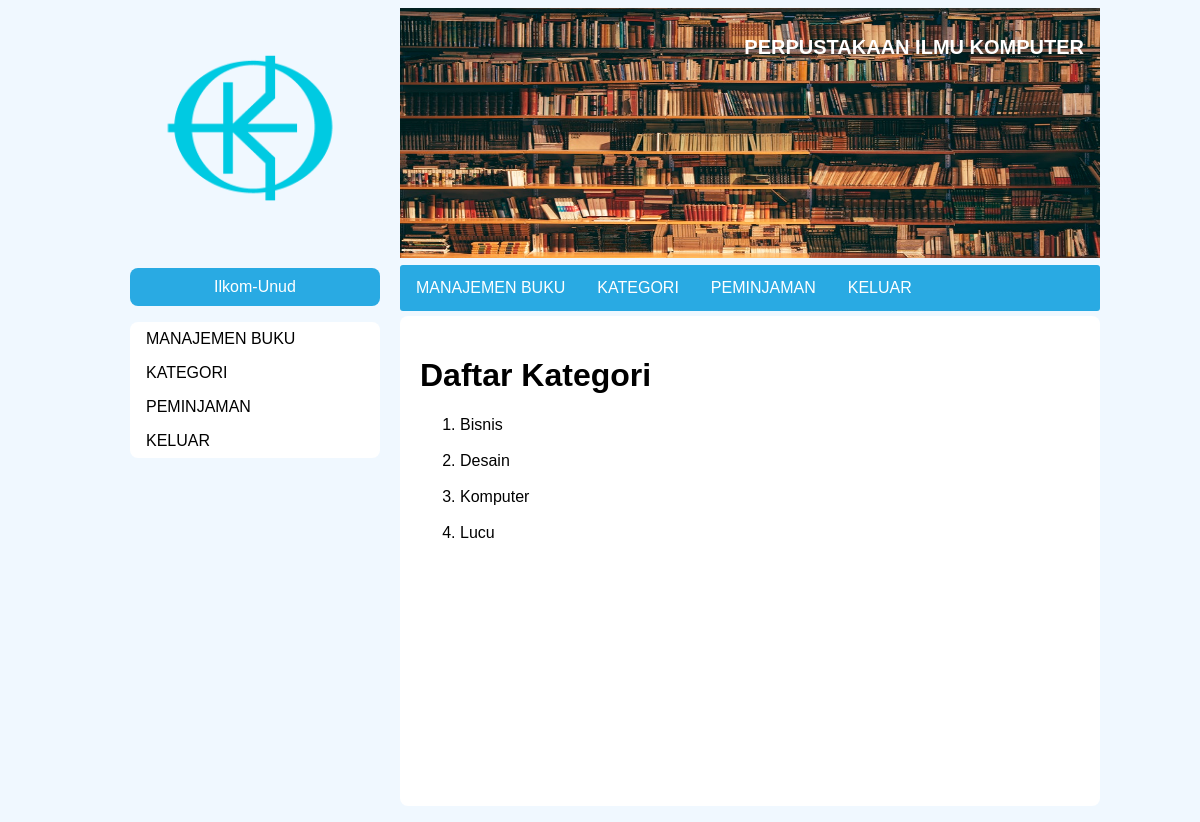
/category.php (signed in), run on the app's committed database.
### tables this page shows
CREATE TABLE `buku` (
  `id_buku` int(11) NOT NULL,
  `judul` varchar(100) NOT NULL,
  `tahun` int(11) NOT NULL,
  `penulis` varchar(100) NOT NULL,
  `ISBN` varchar(13) NOT NULL,
  `pic` varchar(100) NOT NULL,
  `kategori` varchar(32) NOT NULL,
  `rak` int(11) NOT NULL,
  `stok` int(11) NOT NULL
);

### db-con.php (called while the page is built, shortened)
<?php
class database{
	var $host = "localhost:3306";
	var $username = "root";
	var $password = "";
	var $database = "perpustakaan";
	function __construct(){
		$this->koneksi = mysqli_connect($this->host, $this->username, $this->password,$this->database);
	}
}
?>

### category.php (the view, shortened to what this page needs)
<?php
include_once('db-con.php');
$database = new database();
$query = 'SELECT kategori FROM buku;';
$cat = mysqli_query($database->koneksi,$query);
?>
<!DOCTYPE html>
<html lang="en">
<head>
    <?php include "style.php"; ?>
    <link rel="stylesheet" href="css/kontak.css">
</head>
<body>
    <div id="main-content">
        <?php include 'header-sidebar.php';?>
        <div id="isi">
            <h1>Daftar Kategori</h1>
            <ol>
            <?php
            while($category = mysqli_fetch_assoc($cat)){
                echo "<li>".$category['kategori']."</li><br>";
            }
            ?>
            </ol>
        </div>
    </div>
</body>
</html>

### css/user.css (style rules this page uses)
body { background-color: aliceblue; }

### css/kontak.css (style rules this page uses)
* { font-family: sans-serif; }
#main-content { margin: 0 auto; width: 1000px; height: auto; }
#isi { margin-top: 8px; margin-bottom: 8px; padding: 20px; width: 660px; height: 450px; float: right; background: white; border-radius: 8px; }

### data on the page
buku: kategori "Bisnis"
buku: kategori "Desain"
buku: kategori "Komputer"
buku: kategori "Lucu"

### other printed values
$_SESSION['nama'] "Ilkom-Unud"
